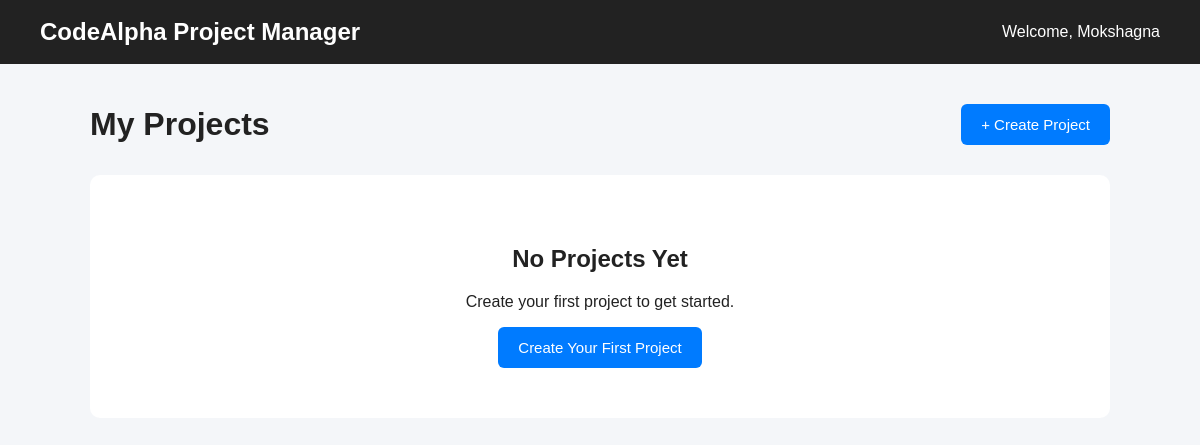
/projects/ (signed in), run on an earlier commit of the app's database.
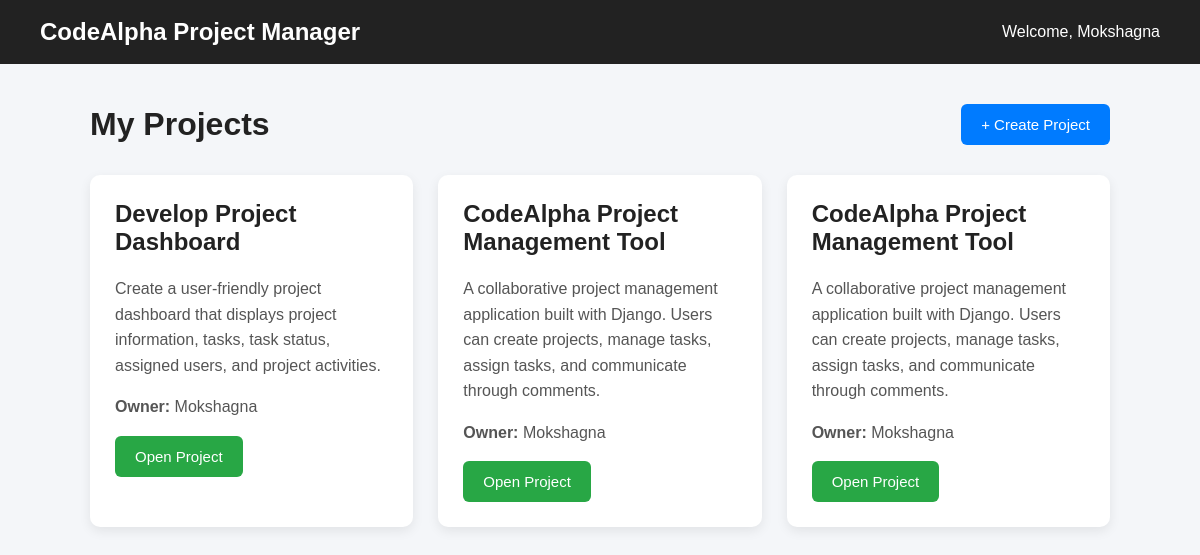
And on a later commit of the database.
### projectmanager/models.py (models this page shows, shortened)
class Project(models.Model):
    name = models.CharField(max_length=200)
    description = models.TextField(blank=True)
    owner = models.ForeignKey(
        User,
        on_delete=models.CASCADE,
        related_name="owned_projects"
    )
    created_at = models.DateTimeField(auto_now_add=True)

### projectmanager/views.py (the view)
# urls.py: path("", views.project_list, name="project_list"),
@login_required
def project_list(request):
    projects = Project.objects.all().order_by("-created_at")
    return render(
        request,
        "projectmanager/project_list.html",
        {"projects": projects}
    )

### templates/projectmanager/project_list.html (shortened to what this page needs)
{% load static %}
<!DOCTYPE html>
<html lang="en">
<head>
    <link rel="stylesheet" href="{% static 'css/projectmanager.css' %}">
</head>
<body>
    <nav class="navbar">
        <h2>CodeAlpha Project Manager</h2>
        <div>
            <span>Welcome, {{ request.user.username }}</span>
        </div>
    </nav>
    <div class="container">
        <div class="page-header">
            <h1>My Projects</h1>
            <a href="{% url 'projectmanager:create_project' %}"
               class="btn btn-primary">
                + Create Project
            </a>
        </div>
        {% if projects %}
            <div class="project-grid">
                {% for project in projects %}
                    <div class="project-card">
                        <h2>{{ project.name }}</h2>
                        <p>
                            {{ project.description }}
                        </p>
                        <p>
                            <strong>Owner:</strong>
                            {{ project.owner.username }}
                        </p>
                        <a href="{% url 'projectmanager:project_detail' project.id %}"
                           class="btn btn-success">
                            Open Project
                        </a>
                    </div>
                {% endfor %}
            </div>
        {% else %}
            <div class="empty-state">
                <h2>No Projects Yet</h2>
                <p>
                    Create your first project to get started.
                </p>
                <a href="{% url 'projectmanager:create_project' %}"
                   class="btn btn-primary">
                    Create Your First Project
                </a>
            </div>
        {% endif %}
    </div>
</body>
</html>

What changed in the data, as far as the page shows it:
added Project: name "Develop Project Dashboard", description "Create a user-friendly project dashboard that displays project information, tasks, task status, assigned users, and project activities.", owner.username "Mokshagna"
added Project: name "CodeAlpha Project Management Tool", description "A collaborative project management application built with Django. Users can create projects, manage tasks, assign tasks, and communicate through comments.", owner.username "Mokshagna"
added Project: name "CodeAlpha Project Management Tool", description "A collaborative project management application built with Django. Users can create projects, manage tasks, assign tasks, and communicate through comments.", owner.username "Mokshagna"
Also different on the page:
text no longer shown: "No Projects Yet Create your first project to get started. Create Your First Project"
